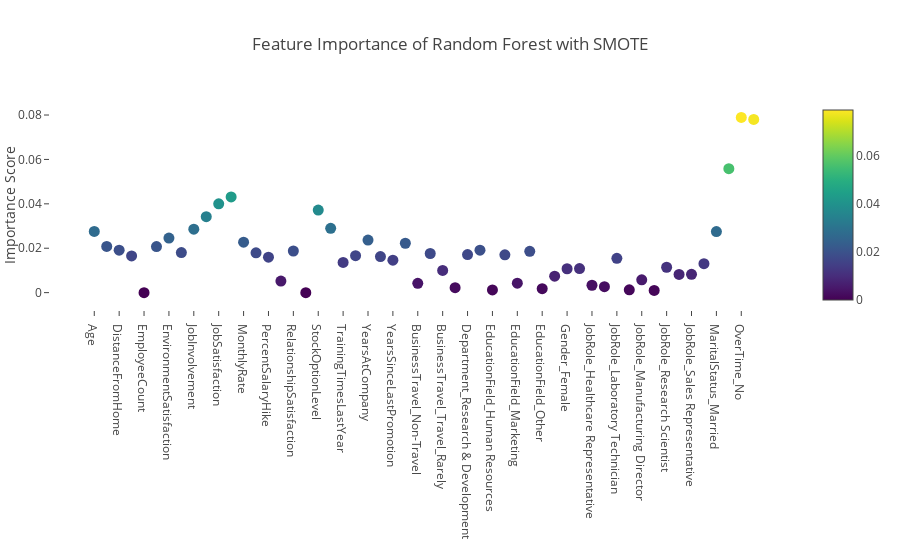

This figure's notebook cell:
### Code cell
# Scatter plot 
trace = pgo.Scatter(
    y = sm_rfc_fine.feature_importances_,
    x = features_names,
    mode='markers',
    marker=dict(
        sizemode = 'diameter',
        sizeref = 1,
        size = 11,
        color = sm_rfc_fine.feature_importances_,
        colorscale='Viridis',
        showscale=True
    ),
    text = features_names
)
data = [trace]

layout = pgo.Layout(
    autosize= True,
    title= 'Feature Importance of Random Forest with SMOTE',
    hovermode= 'closest',
     xaxis= dict(
         ticklen= 5,
         showgrid=False,
        zeroline=False,
        showline=False
     ),
    margin=pgo.Margin(
        l=50,
        r=50,
        b=250,
        t=100,
        pad=0
    ),
    yaxis=dict(
        title= 'Importance Score',
        showgrid=False,
        zeroline=False,
        ticklen= 5,
        gridwidth= 3
    ),
    showlegend= False
)
fig = pgo.Figure(data=data, layout=layout)
py.iplot(fig,filename='scatter')

### Figure 1 — Plotly figure (JSON) as saved in the notebook; plotly's stock layout.template omitted (floating-point values rounded to 4 significant figures)
{"data": [{"marker": {"color": [0.02757, 0.02079, 0.01912, 0.01654, 0, 0.02076, 0.0246, 0.01805, 0.02857, 0.0342, 0.04002, 0.04309, 0.02274, 0.01791, 0.01598, 0.005206, 0.01876, 0, 0.03717, 0.02896, 0.0136, 0.01662, 0.02368, 0.01624, 0.0146, 0.02224, 0.004186, 0.01763, 0.01002, 0.00225, 0.01717, 0.01914, 0.001204, 0.01704, 0.004234, 0.01859, 0.001767, 0.007429, 0.01075, 0.01086, 0.003322, 0.002688, 0.01545, 0.001253, 0.005771, 0.0009974, 0.01143, 0.008213, 0.008255, 0.01302, 0.02752, 0.05583, 0.07895, 0.078], "colorscale": "Viridis", "showscale": true, "size": 11, "sizemode": "diameter", "sizeref": 1}, "mode": "markers", "text": ["Age", "DailyRate", "DistanceFromHome", "Education", "EmployeeCount", "EmployeeNumber", "EnvironmentSatisfaction", "HourlyRate", "JobInvolvement", "JobLevel", "JobSatisfaction", "MonthlyIncome", "MonthlyRate", "NumCompaniesWorked", "PercentSalaryHike", "PerformanceRating", "RelationshipSatisfaction", "StandardHours", "StockOptionLevel", "TotalWorkingYears", "TrainingTimesLastYear", "WorkLifeBalance", "YearsAtCompany", "YearsInCurrentRole", "YearsSinceLastPromotion", "YearsWithCurrManager", "BusinessTravel_Non-Travel", "BusinessTravel_Travel_Frequently", "BusinessTravel_Travel_Rarely", "Department_Human Resources", "Department_Research & Development", "Department_Sales", "EducationField_Human Resources", "EducationField_Life Sciences", "EducationField_Marketing", "EducationField_Medical", "EducationField_Other", "EducationField_Technical Degree", "Gender_Female", "Gender_Male", "JobRole_Healthcare Representative", "JobRole_Human Resources", "JobRole_Laboratory Technician", "JobRole_Manager", "JobRole_Manufacturing Director", "JobRole_Research Director", "JobRole_Research Scientist", "JobRole_Sales Executive", "JobRole_Sales Representative", "MaritalStatus_Divorced", "MaritalStatus_Married", "MaritalStatus_Single", "OverTime_No", "OverTime_Yes"], "type": "scatter", "x": ["Age", "DailyRate", "DistanceFromHome", "Education", "EmployeeCount", "EmployeeNumber", "EnvironmentSatisfaction", "HourlyRate", "JobInvolvement", "JobLevel", "JobSatisfaction", "MonthlyIncome", "MonthlyRate", "NumCompaniesWorked", "PercentSalaryHike", "PerformanceRating", "RelationshipSatisfaction", "StandardHours", "StockOptionLevel", "TotalWorkingYears", "TrainingTimesLastYear", "WorkLifeBalance", "YearsAtCompany", "YearsInCurrentRole", "YearsSinceLastPromotion", "YearsWithCurrManager", "BusinessTravel_Non-Travel", "BusinessTravel_Travel_Frequently", "BusinessTravel_Travel_Rarely", "Department_Human Resources", "Department_Research & Development", "Department_Sales", "EducationField_Human Resources", "EducationField_Life Sciences", "EducationField_Marketing", "EducationField_Medical", "EducationField_Other", "EducationField_Technical Degree", "Gender_Female", "Gender_Male", "JobRole_Healthcare Representative", "JobRole_Human Resources", "JobRole_Laboratory Technician", "JobRole_Manager", "JobRole_Manufacturing Director", "JobRole_Research Director", "JobRole_Research Scientist", "JobRole_Sales Executive", "JobRole_Sales Representative", "MaritalStatus_Divorced", "MaritalStatus_Married", "MaritalStatus_Single", "OverTime_No", "OverTime_Yes"], "y": [0.02757, 0.02079, 0.01912, 0.01654, 0, 0.02076, 0.0246, 0.01805, 0.02857, 0.0342, 0.04002, 0.04309, 0.02274, 0.01791, 0.01598, 0.005206, 0.01876, 0, 0.03717, 0.02896, 0.0136, 0.01662, 0.02368, 0.01624, 0.0146, 0.02224, 0.004186, 0.01763, 0.01002, 0.00225, 0.01717, 0.01914, 0.001204, 0.01704, 0.004234, 0.01859, 0.001767, 0.007429, 0.01075, 0.01086, 0.003322, 0.002688, 0.01545, 0.001253, 0.005771, 0.0009974, 0.01143, 0.008213, 0.008255, 0.01302, 0.02752, 0.05583, 0.07895, 0.078]}], "layout": {"autosize": true, "hovermode": "closest", "margin": {"b": 250, "l": 50, "pad": 0, "r": 50, "t": 100}, "showlegend": false, "title": "Feature Importance of Random Forest with SMOTE", "xaxis": {"showgrid": false, "showline": false, "ticklen": 5, "zeroline": false}, "yaxis": {"gridwidth": 3, "showgrid": false, "ticklen": 5, "title": "Importance Score", "zeroline": false}}}
